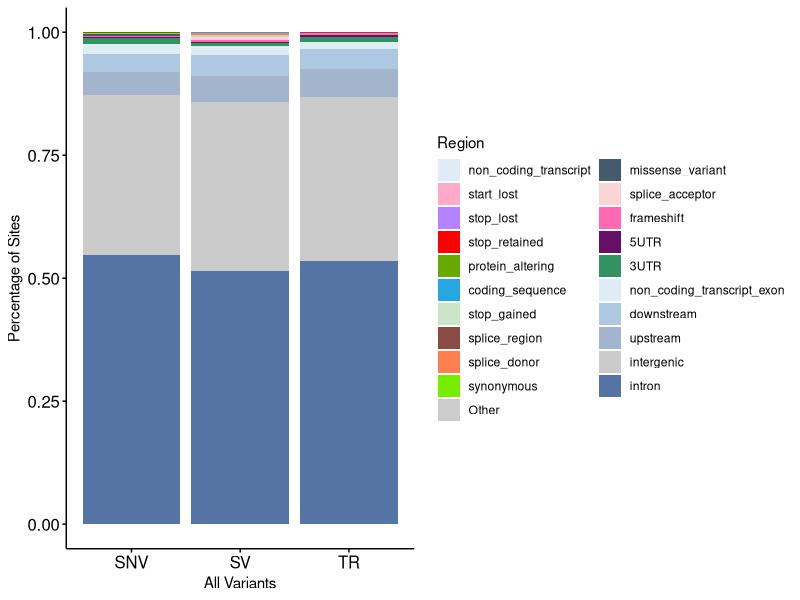
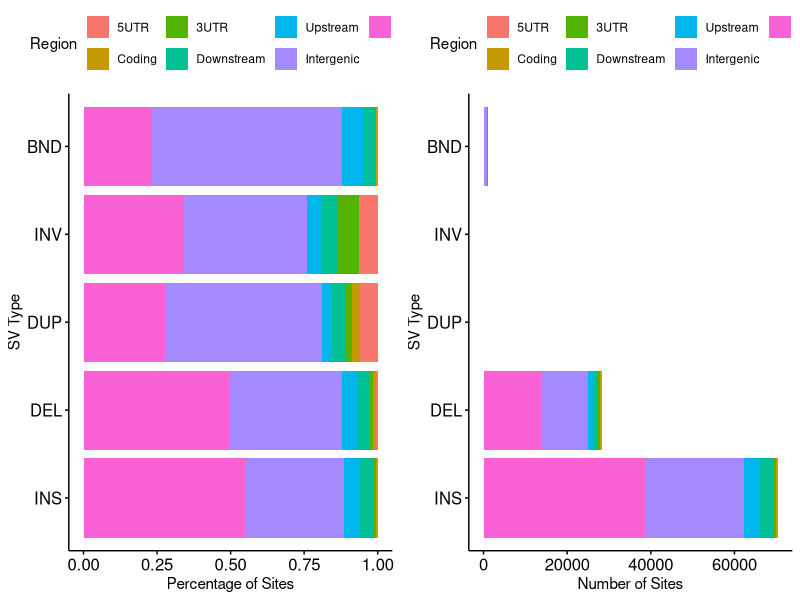
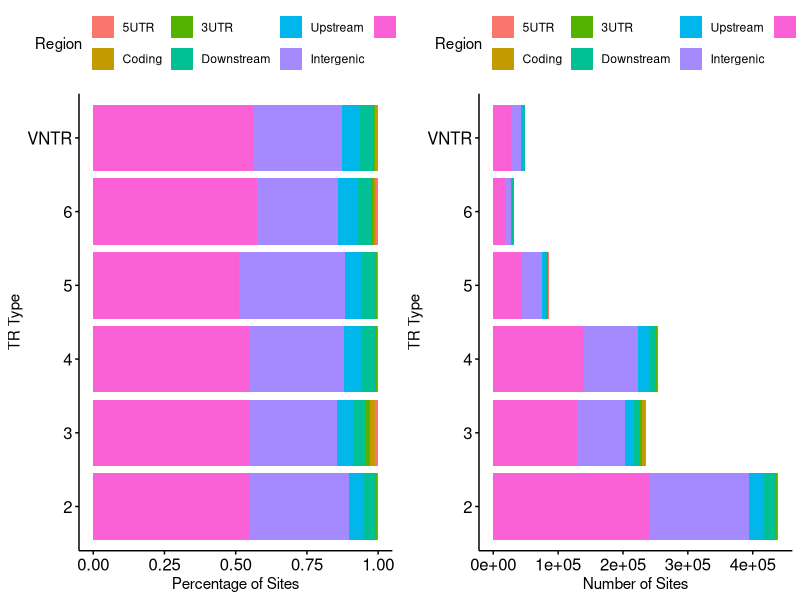

The R source for these figures, in order:
#==============================================#
# Sites #
# Supp-Figure-7#
#==============================================#
library(data.table)
library(ggplot2)
library(stringi)
library(stringr)
library(dplyr)
library(ggsci)
library(tidyverse)
library(ggpubr)
library(magrittr)
setwd("/media/london_A/mengxin/GTOP_code/supp/supp_fig2567/input")

color <- c(
  "intron"="#5574A6","intergenic"="#cbcbcb",
  "3UTR"="#329262","Coding"= "#02599C",
  "Other"="#cccccc","downstream"="#AFC8E2",
  "non_coding_transcript_exon"="#DEECF6","non_coding_transcript"="#DEECF6",
  "splice_acceptor"="#F9D5D5","splice_donor"="#FF7F50",
  "splice_region"="#8A4B43",
  "upstream"="#A2B5CD","5UTR"="#651067",
  "NMD_transcript_variant"="#003264",
  "coding_sequence"="#25a7e1",
  "incomplete_terminal_codon"="#C8A096",
  "stop_lost"="#B482FF",
  "start_lost"="#FFAAC8",
  "synonymous_variant"="#A0B4AA",
  "missense_variant"="#465A6E",
  "intron_variant"="#82966E",
  "stop_gained"="#CBE5C7",
  "frameshift"="#ff69b4","inframe_insertion"="#ff69b4","inframe_deletion"="#ff69b4",
  "protein_altering"="#66aa00",
  "synonymous"="#76ee00",
  "stop_retained"="#ff0000",
  "transcript_amplification"="#CBE5C7",
  "transcript_ablation"="#CBE5C7",
  "start_retained"="#CBE5C7")

# Extended.Fig.7a:  VEP annotation ------------------------------------------------------------------

vep <- fread("Supp_Fig7a.txt")
consequence_order <- vep %>%
  group_by(consequence_severe) %>%
  summarise(total_percentage = sum(percentage)) %>%
  arrange(total_percentage) %>%  
  pull(consequence_severe)

vep$consequence_severe <- factor(vep$consequence_severe,levels = consequence_order)
vep$type <- factor(vep$type,levels = c("SNV","SV","TR"))

ggplot(vep, aes(x = type, y = percentage, fill = consequence_severe)) +
  geom_bar(stat = "identity", position = "stack") +
  labs(x = "All Variants", y = "Percentage of Sites", fill = "Region") +
  theme_classic() +
  theme(axis.text = element_text(color = "black", size = 12), 
        axis.ticks = element_line(color = "black"))+
  theme(legend.position = "right")+
  scale_fill_manual(values = color)


# Extended.Fig.7b: SV subtype feature  --------------------------------------------------------

type_pro <- fread("Supp_Fig7b.txt")
type_pro$region <- factor(type_pro$consequence_severe,
                          levels = rev(c("Intron","Intergenic","Upstream",
                                         "Downstream","3UTR","Coding","5UTR")))
type_pro$type <- factor(type_pro$type,levels = c("INS","DEL","DUP","INV","BND"))

p1 <- ggplot(type_pro, aes(x = type, y = count, fill = region)) +
  geom_bar(stat = "identity", position = "stack") +
  labs(x = "SV Type", y = "Number of Sites", fill = "Region") +
  theme_classic() +
  theme(legend.position = "top")+
  theme(axis.text = element_text(color = "black", size = 12), 
        axis.ticks = element_line(color = "black"))+
  coord_flip()

p2 <- ggplot(type_pro, aes(x = type, y = pro, fill = region)) +
  geom_bar(stat = "identity", position = "fill") +
  labs(x = "SV Type", y = "Percentage of Sites", fill = "Region") +
  theme_classic() +
  theme(axis.text = element_text(color = "black", size = 12), 
        axis.ticks = element_line(color = "black"))+
  theme(legend.position = "top")+
  coord_flip()
cowplot::plot_grid(p2,p1,ncol = 2)


# Extended.Fig.7c: TR subtype feature  --------------------------------------------------------

subtype_pro <- fread("Supp_Fig7c.txt")

subtype_pro$region <- factor(subtype_pro$consequence_severe,
                             levels = rev(c("Intron","Intergenic","Upstream",
                                            "Downstream","3UTR","Coding","5UTR")))
subtype_pro$type <- factor(subtype_pro$type,levels = c("2","3","4","5","6","VNTR"))

p1 <- ggplot(subtype_pro, aes(x = type, y = count, fill = region)) +
  geom_bar(stat = "identity", position = "stack") +
  labs(x = "TR Type", y = "Number of Sites", fill = "Region") +
  theme_classic() +
  theme(legend.position = "top")+
  theme(axis.text = element_text(color = "black", size = 12), 
        axis.ticks = element_line(color = "black"))+
  coord_flip()

p2 <- ggplot(subtype_pro, aes(x = type, y = pro, fill = region)) +
  geom_bar(stat = "identity", position = "fill") +
  labs(x = "TR Type", y = "Percentage of Sites", fill = "Region") +
  theme_classic() +
  theme(axis.text = element_text(color = "black", size = 12), 
        axis.ticks = element_line(color = "black"))+
  theme(legend.position = "top")+
  coord_flip()
cowplot::plot_grid(p2,p1,ncol = 2)

